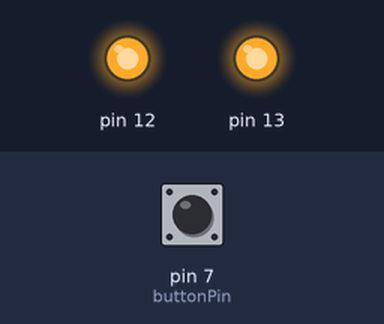
Bench run of a sketch on a simulated Arduino Uno, built with avr-gcc and run on an emulated ATmega328P. On the bench: output pins drawn as LEDs (lit = HIGH). The test bench sets the inputs (shaded band); at power-on: pin 7 (buttonPin) HIGH.

Above: at 1.2 s.
1.3 s: pin 7 (buttonPin) pulled LOW for 0.15 s
At 1.37 s:
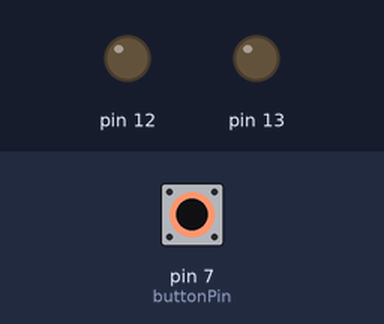
2.9 s: pin 7 (buttonPin) pulled LOW for 3.2 s
At 6.8 s:
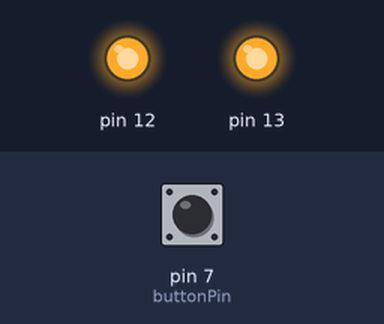
Timing chart, 0 to 8.3 s (numbered marks = the images above; inputs shaded):
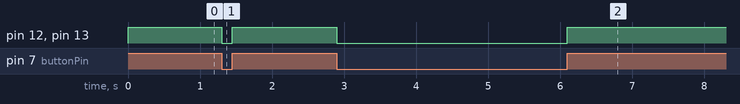

The sketch:

button_control_leds.ino
```cpp
int const buttonPin = 7;
void setup() {
	pinMode(13, OUTPUT);
  	pinMode(12, OUTPUT);
  	pinMode(buttonPin, INPUT_PULLUP);
}

void loop() {
  int buttonState = digitalRead(buttonPin);
  if(buttonState == HIGH) {
    digitalWrite(13, HIGH);
    digitalWrite(12, HIGH);
  } else {
    digitalWrite(13, LOW);
    digitalWrite(12, LOW);
  }
}
```

Measured:
- after the input at 1.3 s, pin 12, pin 13: HIGH → LOW at once, → HIGH 0.15 s later
- after the input at 2.9 s, pin 12, pin 13: HIGH → LOW at once, → HIGH 3.2 s later
